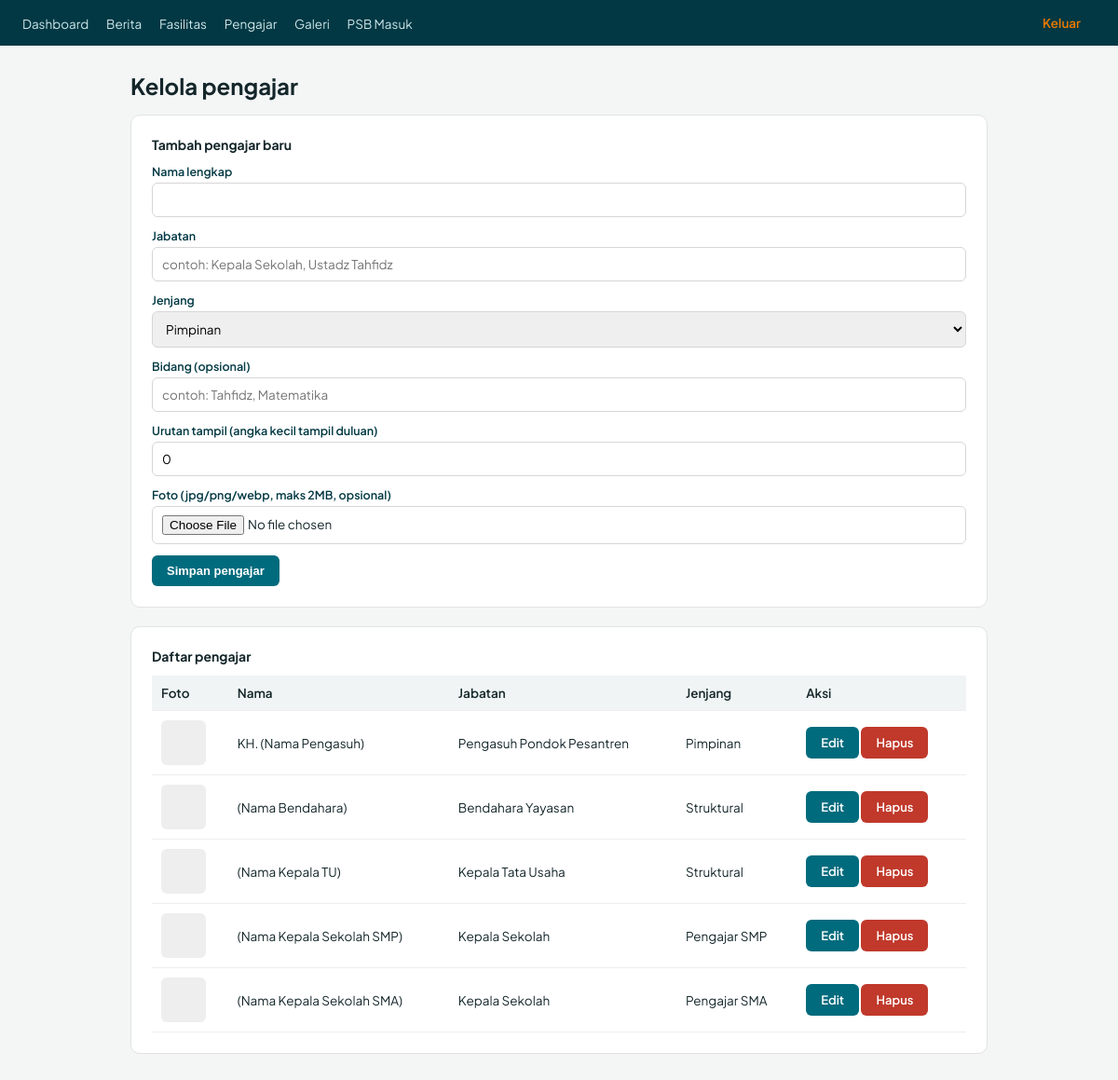
The app's page /admin/pengajar.php (signed in) with its own data.
### tables this page shows
CREATE TABLE pengajar (
    id INT AUTO_INCREMENT PRIMARY KEY,
    nama VARCHAR(150) NOT NULL,
    jabatan VARCHAR(150),
    jenjang ENUM('pimpinan','struktural','smp','sma') DEFAULT 'smp',
    bidang VARCHAR(100),
    foto VARCHAR(255) DEFAULT NULL,
    urutan INT DEFAULT 0
);

### includes/functions.php (called while the page is built, shortened)
<?php
function e($string) {
    return htmlspecialchars($string ?? '', ENT_QUOTES, 'UTF-8');
}

### admin/pengajar.php (the view, shortened to what this page needs)
<?php
require_once __DIR__ . '/../includes/config.php';
require_once __DIR__ . '/../includes/functions.php';
$edit_data = null;
$semua_pengajar = $pdo->query("SELECT * FROM pengajar ORDER BY FIELD(jenjang,'pimpinan','struktural','smp','sma'), urutan ASC")->fetchAll(PDO::FETCH_ASSOC);
$label_jenjang = ['pimpinan' => 'Pimpinan', 'struktural' => 'Struktural', 'smp' => 'Pengajar SMP', 'sma' => 'Pengajar SMA'];
include __DIR__ . '/includes/header.php';
?>
<h2 style="margin-bottom:16px;">Kelola pengajar</h2>
<div class="admin-card">
	<h3 style="margin-bottom:12px; font-size:14px;">
		<?= $edit_data ? 'Edit pengajar' : 'Tambah pengajar baru' ?>
	</h3>
	<form method="POST" enctype="multipart/form-data">
		<label for="nama">Nama lengkap</label>
		<input type="text" id="nama" name="nama" required value="<?= e($edit_data['nama'] ?? '') ?>">
		<label for="jabatan">Jabatan</label>
		<input type="text" id="jabatan" name="jabatan" placeholder="contoh: Kepala Sekolah, Ustadz Tahfidz"
			value="<?= e($edit_data['jabatan'] ?? '') ?>">
		<label for="jenjang">Jenjang</label>
		<select id="jenjang" name="jenjang">
			<option value="pimpinan" <?= ($edit_data['jenjang'] ?? '') == 'pimpinan' ? 'selected' : '' ?>>Pimpinan</option>
		</select>
		<label for="bidang">Bidang (opsional)</label>
		<input type="text" id="bidang" name="bidang" placeholder="contoh: Tahfidz, Matematika"
			value="<?= e($edit_data['bidang'] ?? '') ?>">
		<label for="urutan">Urutan tampil (angka kecil tampil duluan)</label>
		<input type="number" id="urutan" name="urutan" value="<?= e($edit_data['urutan'] ?? '0') ?>">
		<label for="foto">Foto (jpg/png/webp, maks
			2MB<?= $edit_data ? ', kosongkan kalau ga mau ganti' : ', opsional' ?>)</label>
		<input type="file" id="foto" name="foto" accept=".jpg,.jpeg,.png,.webp">
		<button type="submit" class="btn"><?= $edit_data ? 'Update pengajar' : 'Simpan pengajar' ?></button>
	</form>
</div>
<div class="admin-card">
	<h3 style="margin-bottom:12px; font-size:14px;">Daftar pengajar</h3>
	<table>
		<tr>
			<th>Foto</th>
			<th>Nama</th>
			<th>Jabatan</th>
			<th>Jenjang</th>
			<th>Aksi</th>
		</tr>
		<?php foreach ($semua_pengajar as $p): ?>
			<tr>
				<td>
					<?php if ($p['foto']): ?>
						<img src="<?= BASE_URL ?>/assets/img/pengajar/<?= e($p['foto']) ?>" class="thumb-kecil" alt="">
					<?php else: ?>
						<div class="thumb-kecil"></div>
					<?php endif; ?>
				</td>
				<td><?= e($p['nama']) ?></td>
				<td><?= e($p['jabatan']) ?></td>
				<td><?= e($label_jenjang[$p['jenjang']] ?? $p['jenjang']) ?></td>
				<td>
					<a href="<?= BASE_URL ?>/admin/pengajar.php?edit=<?= $p['id'] ?>" class="btn">Edit</a>
					<a href="<?= BASE_URL ?>/admin/pengajar.php?hapus=<?= $p['id'] ?>" class="btn btn-danger"
						onclick="return confirm('Hapus data pengajar ini?')">Hapus</a>
				</td>
			</tr>
		<?php endforeach; ?>
	</table>
</div>
<?php include __DIR__ . '/includes/footer.php'; ?>

### admin/includes/header.php (style rules this page uses)
:root { --teal: #006b7d; --teal-deep: #013843; --orange: #ee7a00; --ink: #14262A; }
* { box-sizing: border-box; margin: 0; padding: 0; }
body { font-family: 'Plus Jakarta Sans', sans-serif; background: #f4f6f6; color: var(--ink); }
.admin-card { background: #fff; border: 1px solid #e2e2e2; border-radius: 10px; padding: 22px; margin-bottom: 20px; }
table { width: 100%; border-collapse: collapse; font-size: 13.5px; }
th, td { padding: 10px; text-align: left; border-bottom: 1px solid #eee; }
th { background: #f0f4f4; font-weight: 600; }
input, select, textarea { width: 100%; padding: 9px 10px; border: 1px solid #d6d6d6; border-radius: 6px; font-family: inherit; font-size: 13.5px; margin-bottom: 12px; }
label { display: block; font-size: 12.5px; font-weight: 600; margin-bottom: 4px; color: var(--teal-deep); }
.btn { background: var(--teal); color: #fff; border: none; padding: 9px 16px; border-radius: 6px; font-size: 13px; font-weight: 600; cursor: pointer; text-decoration: none; display: inline-block; }
.btn-danger { background: #c0392b; }
.thumb-kecil { width: 48px; height: 48px; object-fit: cover; border-radius: 6px; background: #eee; }

### records on screen
pengajar: nama "KH. (Nama Pengasuh)", jabatan "Pengasuh Pondok Pesantren", jenjang "Pimpinan"
pengajar: nama "(Nama Bendahara)", jabatan "Bendahara Yayasan", jenjang "Struktural"
pengajar: nama "(Nama Kepala TU)", jabatan "Kepala Tata Usaha", jenjang "Struktural"
pengajar: nama "(Nama Kepala Sekolah SMP)", jabatan "Kepala Sekolah", jenjang "Pengajar SMP"
pengajar: nama "(Nama Kepala Sekolah SMA)", jabatan "Kepala Sekolah", jenjang "Pengajar SMA"
